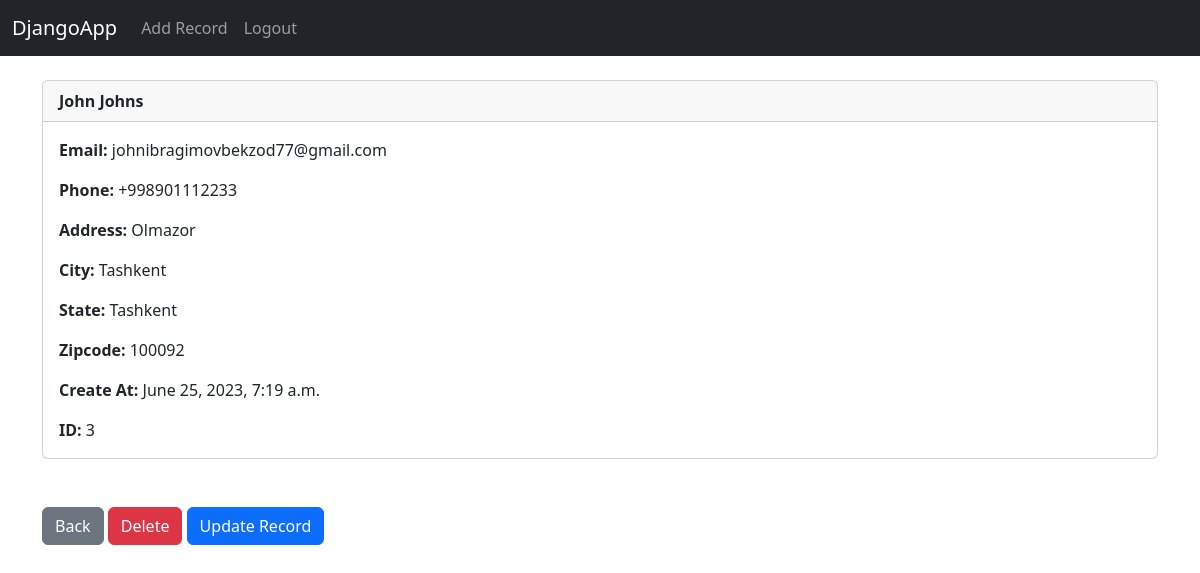
Screenshot of /record/3 (signed in) with the database file from the repository.
### website/models.py (models this page shows, shortened)
class Record(models.Model):
	created_at = models.DateTimeField(auto_now_add=True)
	first_name = models.CharField(max_length=50)
	last_name =  models.CharField(max_length=50)
	email =  models.CharField(max_length=100)
	phone = models.CharField(max_length=15)
	address =  models.CharField(max_length=100)
	city =  models.CharField(max_length=50)
	state =  models.CharField(max_length=50)
	zipcode =  models.CharField(max_length=6)

### website/views.py (the view)
# urls.py: path('record/<int:pk>', views.customer_record, name='record'),
def customer_record(request, pk):
    if request.user.is_authenticated:
        customer_record = Record.objects.get(id=pk)
        return render(request, 'record.html', {'customer_record': customer_record})
    else:
        messages.success(request, "You Must Be Logged In To View That Page...")
        return redirect('home')

### templates/record.html
{% extends 'base.html' %}
{% block content %}
<div class="card">
  <div class="card-header"><strong>
    	{{ customer_record.first_name }}
		{{ customer_record.last_name }}</strong>
  </div>
  <div class="card-body">
<p class="card-text">
<strong>Email: </strong>{{ customer_record.email }}</p>
<p class="card-text">
<strong>Phone: </strong>{{ customer_record.phone }}
</p>
<p class="card-text">
<strong>Address: </strong>{{ customer_record.address }}</p>
<p class="card-text">
<strong>City: </strong>{{ customer_record.city }}</p>
<p class="card-text">
<strong>State: </strong>{{ customer_record.state }}</p>
<p class="card-text">
<strong>Zipcode: </strong>{{ customer_record.zipcode }}</p>
<p class="card-text">
<strong>Create At: </strong>{{ customer_record.created_at }}</p>
<p class="card-text">
<strong>ID: </strong>{{ customer_record.id }}</p>
  </div>
</div>
<br/><br/>
<a href="{% url 'home' %}" class="btn btn-secondary">Back</a>
<a href="{% url 'delete_record' customer_record.id %}" class="btn btn-danger">Delete</a>
<a href="{% url 'update_record' customer_record.id %}" class="btn btn-primary">Update Record</a>
{% endblock %}

### rows the page displays
Record: first_name "John", last_name "Johns", email "johnibragimovbekzod77@gmail.com", phone "+998901112233", address "Olmazor", city "Tashkent", state "Tashkent", zipcode "100092", created_at "June 25, 2023, 7:19 a.m.", id "3"
